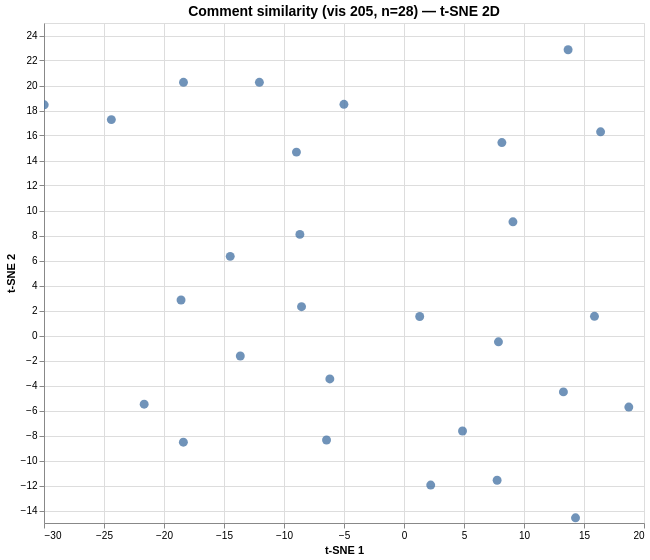

Vega-Lite specification stored for this chart:
### Vega specification from a JSON file in a GitHub repository (floating-point values rounded to 4 significant figures)
{"$schema": "https://vega.github.io/schema/vega/v6.json", "data": [{"name": "param_1e9efca18e7a2868_store"}, {"name": "source_0", "values": [{"comment": "For this assignment, students were asked to pick a graph that interested them and interpret it in as many ways as possib…", "dim_1": -8.963, "dim_2": 14.67, "index": 0}, {"comment": "I notice in graph A that from the 1900's to the late 1960's, the rate of hurricanes had became a constant of a sort. I n…", "dim_1": 7.871, "dim_2": -0.505, "index": 1}, {"comment": "I notice that is shows the coast of the major disasters and how much it either went up or down over the years. I wonder …", "dim_1": -5.006, "dim_2": 18.49, "index": 2}, {"comment": "In graph B I notice that the green dots are the hurricanes. I wonder what year had the most hurricanes.\neach line is ano…", "dim_1": -18.39, "dim_2": -8.533, "index": 3}, {"comment": "how much do we pay for them?\ni noticed that they show natural disasters. what i wonder is how much the other part cost u…", "dim_1": 8.156, "dim_2": 15.44, "index": 4}, {"comment": "I noticed in graph A that it was just about hurricanes and when they happend In graph b there is natural disasters and h…", "dim_1": -18.58, "dim_2": 2.84, "index": 5}, {"comment": "Are hurricanes starting to become a common tragedy?In graph A I notice that by using a dot plot the\ndifferent years are …", "dim_1": -8.539, "dim_2": 2.304, "index": 6}, {"comment": "I noticed in graph a that the first half of the graph is more consistent and in the second half you half more outliers. …", "dim_1": -8.678, "dim_2": 8.09, "index": 7}, {"comment": "How much do you think it would cost if you had 7 hurricanes in one year? I noticed that if a year has\nmore hurricanes th…", "dim_1": 18.73, "dim_2": -5.726, "index": 8}, {"comment": "I noticed that in the first graph the dots represent the number of hurricanes made landfall in the United\nStates, with t…", "dim_1": -13.64, "dim_2": -1.642, "index": 9}, {"comment": "In graph B I notice that the green dots are the hurricanes. I wonder what year had the most hurricanes. each line is ano…", "dim_1": -21.65, "dim_2": -5.496, "index": 10}, {"comment": "I noticed that hurricane katrina did the most damage I also noticed that the number of hurricanes were\ngreater closer to…", "dim_1": 9.079, "dim_2": 9.093, "index": 11}, {"comment": "Our class noticed that the most hurricanes occurred between 1940 and 1950, however the cost of the disaster was lower th…", "dim_1": -6.456, "dim_2": -8.362, "index": 12}, {"comment": "We noticed, that there are some years that have more hurricanes than others but the cost of the disasters are increasing…", "dim_1": 13.28, "dim_2": -4.511, "index": 13}, {"comment": "I wonder why the cost goes up in the more recent years.", "dim_1": 16.38, "dim_2": 16.3, "index": 14}, {"comment": "This is true, I was the 18 billion dollars", "dim_1": 13.68, "dim_2": 22.86, "index": 15}, {"comment": "The Period 4 GIS students from Kearny High School in San Diego, noticed that in Graph A there was a spike of hurricanes …", "dim_1": 4.876, "dim_2": -7.642, "index": 16}, {"comment": "Next class wondered why Hurricane Sandy was NOT included in red as part of the 2012 damage report?\n\nAlso wondering if th…", "dim_1": 14.29, "dim_2": -14.58, "index": 17}, {"comment": "The Period 2, AP-Computer Science Principles students of Kearny High School in San Diego noticed that there were a highe…", "dim_1": 7.76, "dim_2": -11.58, "index": 18}, {"comment": "Have you ever seen a time series displayed using a dotplot or a bar graph? Did you notice the two large outliers among t…", "dim_1": -12.05, "dim_2": 20.26, "index": 19}, {"comment": "Why is the incidence of hurricanes remaining relatively stable over time while the costs associated are escalating?  Pop…", "dim_1": 1.309, "dim_2": 1.522, "index": 20}, {"comment": "The period 1 students of Kearny High School in San Diego noticed that 1980 had a lot of hurricanes, however the costs fo…", "dim_1": 2.226, "dim_2": -11.96, "index": 21}, {"comment": "Although the amount of hurricanes that made landfall in the continental US seems to be relatively similar throughout the…", "dim_1": 15.87, "dim_2": 1.536, "index": 22}, {"comment": "This is quite an intereting pair of graphs this week.  Besides looking at the graphs individually, think about how the g…", "dim_1": -24.39, "dim_2": 17.27, "index": 23}, {"comment": "We noticed that in graph A each dot represents one hurricane.  Between 1930 and 1980, the frequency of hurricanes seems …", "dim_1": -6.181, "dim_2": -3.473, "index": 24}, {"comment": "Very cool. Very nice.", "dim_1": -29.98, "dim_2": 18.45, "index": 25}, {"comment": "Welcome to “What’s Going On in This Graph?”. \n\nToday’s graphs show the number and effect of natural disasters in the Uni…", "dim_1": -18.38, "dim_2": 20.25, "index": 26}, {"comment": "I notice that both graphs depict the damage hurricanes/natural disasters cause both in terms of physical landfall and co…", "dim_1": -14.48, "dim_2": 6.33, "index": 27}]}, {"name": "source_0_x_domain_dim_1", "values": [{"min": -29.98, "max": 18.73}]}, {"name": "source_0_y_domain_dim_2", "values": [{"min": -14.58, "max": 22.86}]}], "signals": [{"name": "unit", "value": {}, "on": [{"events": "pointermove", "update": "isTuple(group()) ? group() : unit"}]}, {"name": "param_1e9efca18e7a2868", "update": "vlSelectionResolve(\"param_1e9efca18e7a2868_store\", \"union\")"}, {"name": "param_1e9efca18e7a2868_dim_1", "on": [{"events": [{"source": "view", "type": "dblclick"}], "update": "null"}, {"events": {"signal": "param_1e9efca18e7a2868_translate_delta"}, "update": "panLinear(param_1e9efca18e7a2868_translate_anchor.extent_x, -param_1e9efca18e7a2868_translate_delta.x / width)"}, {"events": {"signal": "param_1e9efca18e7a2868_zoom_delta"}, "update": "zoomLinear(domain(\"x\"), param_1e9efca18e7a2868_zoom_anchor.x, param_1e9efca18e7a2868_zoom_delta)"}]}, {"name": "param_1e9efca18e7a2868_dim_2", "on": [{"events": [{"source": "view", "type": "dblclick"}], "update": "null"}, {"events": {"signal": "param_1e9efca18e7a2868_translate_delta"}, "update": "panLinear(param_1e9efca18e7a2868_translate_anchor.extent_y, param_1e9efca18e7a2868_translate_delta.y / height)"}, {"events": {"signal": "param_1e9efca18e7a2868_zoom_delta"}, "update": "zoomLinear(domain(\"y\"), param_1e9efca18e7a2868_zoom_anchor.y, param_1e9efca18e7a2868_zoom_delta)"}]}, {"name": "param_1e9efca18e7a2868_tuple", "on": [{"events": [{"signal": "param_1e9efca18e7a2868_dim_1 || param_1e9efca18e7a2868_dim_2"}], "update": "param_1e9efca18e7a2868_dim_1 && param_1e9efca18e7a2868_dim_2 ? {unit: \"\", fields: param_1e9efca18e7a2868_tuple_fields, values: [param_1e9efca18e7a2868_dim_1,param_1e9efca18e7a2868_dim_2]} : null"}]}, {"name": "param_1e9efca18e7a2868_tuple_fields", "value": [{"field": "dim_1", "channel": "x", "type": "R"}, {"field": "dim_2", "channel": "y", "type": "R"}]}, {"name": "param_1e9efca18e7a2868_translate_anchor", "value": {}, "on": [{"events": [{"source": "scope", "type": "pointerdown"}], "update": "{x: x(unit), y: y(unit), extent_x: domain(\"x\"), extent_y: domain(\"y\")}"}]}, {"name": "param_1e9efca18e7a2868_translate_delta", "value": {}, "on": [{"events": [{"source": "window", "between": [{"source": "scope", "type": "pointerdown"}, {"source": "window", "type": "pointerup"}], "consume": true, "type": "pointermove"}], "update": "{x: param_1e9efca18e7a2868_translate_anchor.x - x(unit), y: param_1e9efca18e7a2868_translate_anchor.y - y(unit)}"}]}, {"name": "param_1e9efca18e7a2868_zoom_anchor", "on": [{"events": [{"source": "scope", "type": "wheel", "consume": true}], "update": "{x: invert(\"x\", x(unit)), y: invert(\"y\", y(unit))}"}]}, {"name": "param_1e9efca18e7a2868_zoom_delta", "on": [{"events": [{"source": "scope", "consume": true, "type": "wheel"}], "update": "pow(1.001, event.deltaY * pow(16, event.deltaMode))", "force": true}]}, {"name": "param_1e9efca18e7a2868_modify", "on": [{"events": {"signal": "param_1e9efca18e7a2868_tuple"}, "update": "modify(\"param_1e9efca18e7a2868_store\", param_1e9efca18e7a2868_tuple, true)"}]}], "marks": [{"type": "symbol", "name": "marks", "from": {"data": "source_0"}, "encode": {"update": {"size": {"value": 80}, "fill": {"value": "#4c78a8"}, "opacity": {"value": 0.8}, "y": {"field": "dim_2", "scale": "y"}, "shape": {"value": "circle"}, "tooltip": {"signal": "{\"Comment #\": format(datum[\"index\"], \"\"), \"Comment\": isValid(datum[\"comment\"]) ? datum[\"comment\"] : \"\"+datum[\"comment\"]}"}, "x": {"field": "dim_1", "scale": "x"}}}, "style": ["circle"], "interactive": true, "clip": true}], "scales": [{"name": "x", "type": "linear", "domain": [{"signal": "(data(\"source_0_x_domain_dim_1\")[0] || {}).min"}, {"signal": "(data(\"source_0_x_domain_dim_1\")[0] || {}).max"}], "range": [0, {"signal": "width"}], "domainRaw": {"signal": "param_1e9efca18e7a2868[\"dim_1\"]"}, "nice": true, "zero": true}, {"name": "y", "type": "linear", "domain": [{"signal": "(data(\"source_0_y_domain_dim_2\")[0] || {}).min"}, {"signal": "(data(\"source_0_y_domain_dim_2\")[0] || {}).max"}], "range": [{"signal": "height"}, 0], "nice": true, "domainRaw": {"signal": "param_1e9efca18e7a2868[\"dim_2\"]"}, "zero": true}], "axes": [{"scale": "x", "gridScale": "y", "orient": "bottom", "tickCount": {"signal": "ceil(width/40)"}, "maxExtent": 0, "minExtent": 0, "labels": false, "ticks": false, "zindex": 0, "aria": false, "grid": true, "domain": false}, {"scale": "y", "orient": "left", "aria": false, "zindex": 0, "gridScale": "x", "domain": false, "ticks": false, "tickCount": {"signal": "ceil(height/40)"}, "labels": false, "grid": true, "maxExtent": 0, "minExtent": 0}, {"scale": "x", "labelOverlap": true, "tickCount": {"signal": "ceil(width/40)"}, "grid": false, "zindex": 0, "orient": "bottom", "title": "t-SNE 1", "labelFlush": true}, {"scale": "y", "labelOverlap": true, "zindex": 0, "orient": "left", "title": "t-SNE 2", "tickCount": {"signal": "ceil(height/40)"}, "grid": false}], "title": {"text": "Comment similarity (vis 205, n=28) — t-SNE 2D", "frame": "group", "fontSize": 14}, "height": 500, "width": 600, "padding": 5, "style": "cell", "background": "white"}
